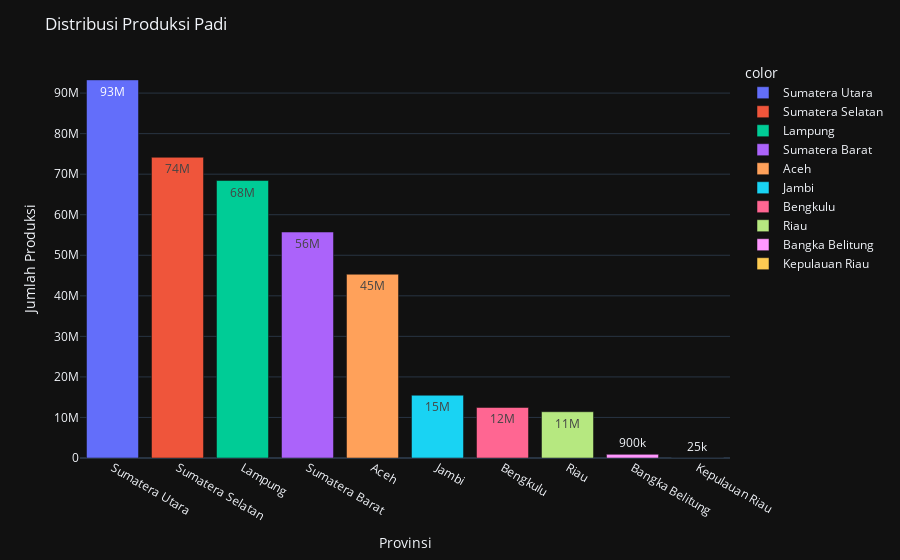

The code cell stored with this chart in its notebook:
### Code cell
total_produksi_prov = df.groupby(['Provinsi'])['Produksi'].sum().sort_values(ascending = False).reset_index()

fig = px.bar(df, y=total_produksi_prov['Produksi'], x=total_produksi_prov['Provinsi'], text_auto='.2s',template='plotly_dark',
             color = total_produksi_prov['Provinsi'])
fig.update_layout(title='Distribusi Produksi Padi',
                   xaxis_title='Provinsi',
                   yaxis_title='Jumlah Produksi'
                 )
fig.show()

### Figure 1 — Plotly figure (JSON) as saved in the notebook; plotly's stock layout.template omitted (floating-point values rounded to 4 significant figures)
{"data": [{"alignmentgroup": "True", "hovertemplate": "color=Sumatera Utara<br>x=%{x}<br>y=%{y}<extra></extra>", "legendgroup": "Sumatera Utara", "marker": {"color": "#636efa", "pattern": {"shape": ""}}, "name": "Sumatera Utara", "offsetgroup": "Sumatera Utara", "orientation": "v", "showlegend": true, "textposition": "auto", "texttemplate": "%{y:.2s}", "type": "bar", "x": ["Sumatera Utara"], "xaxis": "x", "y": [93250000.0], "yaxis": "y"}, {"alignmentgroup": "True", "hovertemplate": "color=Sumatera Selatan<br>x=%{x}<br>y=%{y}<extra></extra>", "legendgroup": "Sumatera Selatan", "marker": {"color": "#EF553B", "pattern": {"shape": ""}}, "name": "Sumatera Selatan", "offsetgroup": "Sumatera Selatan", "orientation": "v", "showlegend": true, "textposition": "auto", "texttemplate": "%{y:.2s}", "type": "bar", "x": ["Sumatera Selatan"], "xaxis": "x", "y": [74160000.0], "yaxis": "y"}, {"alignmentgroup": "True", "hovertemplate": "color=Lampung<br>x=%{x}<br>y=%{y}<extra></extra>", "legendgroup": "Lampung", "marker": {"color": "#00cc96", "pattern": {"shape": ""}}, "name": "Lampung", "offsetgroup": "Lampung", "orientation": "v", "showlegend": true, "textposition": "auto", "texttemplate": "%{y:.2s}", "type": "bar", "x": ["Lampung"], "xaxis": "x", "y": [68430000.0], "yaxis": "y"}, {"alignmentgroup": "True", "hovertemplate": "color=Sumatera Barat<br>x=%{x}<br>y=%{y}<extra></extra>", "legendgroup": "Sumatera Barat", "marker": {"color": "#ab63fa", "pattern": {"shape": ""}}, "name": "Sumatera Barat", "offsetgroup": "Sumatera Barat", "orientation": "v", "showlegend": true, "textposition": "auto", "texttemplate": "%{y:.2s}", "type": "bar", "x": ["Sumatera Barat"], "xaxis": "x", "y": [55730000.0], "yaxis": "y"}, {"alignmentgroup": "True", "hovertemplate": "color=Aceh<br>x=%{x}<br>y=%{y}<extra></extra>", "legendgroup": "Aceh", "marker": {"color": "#FFA15A", "pattern": {"shape": ""}}, "name": "Aceh", "offsetgroup": "Aceh", "orientation": "v", "showlegend": true, "textposition": "auto", "texttemplate": "%{y:.2s}", "type": "bar", "x": ["Aceh"], "xaxis": "x", "y": [45320000.0], "yaxis": "y"}, {"alignmentgroup": "True", "hovertemplate": "color=Jambi<br>x=%{x}<br>y=%{y}<extra></extra>", "legendgroup": "Jambi", "marker": {"color": "#19d3f3", "pattern": {"shape": ""}}, "name": "Jambi", "offsetgroup": "Jambi", "orientation": "v", "showlegend": true, "textposition": "auto", "texttemplate": "%{y:.2s}", "type": "bar", "x": ["Jambi"], "xaxis": "x", "y": [15480000.0], "yaxis": "y"}, {"alignmentgroup": "True", "hovertemplate": "color=Bengkulu<br>x=%{x}<br>y=%{y}<extra></extra>", "legendgroup": "Bengkulu", "marker": {"color": "#FF6692", "pattern": {"shape": ""}}, "name": "Bengkulu", "offsetgroup": "Bengkulu", "orientation": "v", "showlegend": true, "textposition": "auto", "texttemplate": "%{y:.2s}", "type": "bar", "x": ["Bengkulu"], "xaxis": "x", "y": [12460000.0], "yaxis": "y"}, {"alignmentgroup": "True", "hovertemplate": "color=Riau<br>x=%{x}<br>y=%{y}<extra></extra>", "legendgroup": "Riau", "marker": {"color": "#B6E880", "pattern": {"shape": ""}}, "name": "Riau", "offsetgroup": "Riau", "orientation": "v", "showlegend": true, "textposition": "auto", "texttemplate": "%{y:.2s}", "type": "bar", "x": ["Riau"], "xaxis": "x", "y": [11410000.0], "yaxis": "y"}, {"alignmentgroup": "True", "hovertemplate": "color=Bangka Belitung<br>x=%{x}<br>y=%{y}<extra></extra>", "legendgroup": "Bangka Belitung", "marker": {"color": "#FF97FF", "pattern": {"shape": ""}}, "name": "Bangka Belitung", "offsetgroup": "Bangka Belitung", "orientation": "v", "showlegend": true, "textposition": "auto", "texttemplate": "%{y:.2s}", "type": "bar", "x": ["Bangka Belitung"], "xaxis": "x", "y": [895000.0], "yaxis": "y"}, {"alignmentgroup": "True", "hovertemplate": "color=Kepulauan Riau<br>x=%{x}<br>y=%{y}<extra></extra>", "legendgroup": "Kepulauan Riau", "marker": {"color": "#FECB52", "pattern": {"shape": ""}}, "name": "Kepulauan Riau", "offsetgroup": "Kepulauan Riau", "orientation": "v", "showlegend": true, "textposition": "auto", "texttemplate": "%{y:.2s}", "type": "bar", "x": ["Kepulauan Riau"], "xaxis": "x", "y": [24820.0], "yaxis": "y"}], "layout": {"autosize": true, "barmode": "relative", "legend": {"title": {"text": "color"}, "tracegroupgap": 0}, "margin": {"t": 60}, "title": {"text": "Distribusi Produksi Padi"}, "xaxis": {"anchor": "y", "autorange": true, "domain": [0, 1], "range": [-0.5, 9.5], "title": {"text": "Provinsi"}, "type": "category"}, "yaxis": {"anchor": "x", "autorange": true, "domain": [0, 1], "range": [0, 98160000.0], "title": {"text": "Jumlah Produksi"}, "type": "linear"}}}
